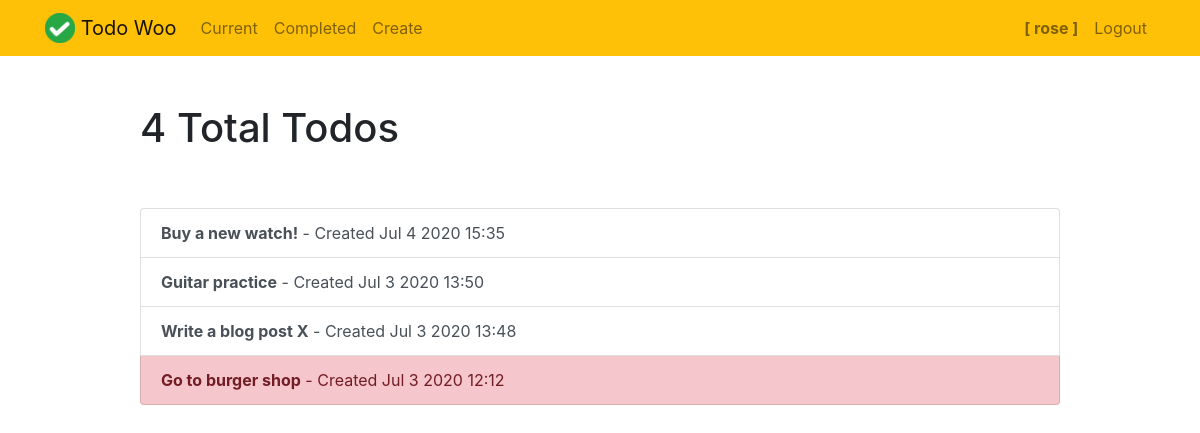
/profile/ (signed in), run on an earlier commit of the app's database.
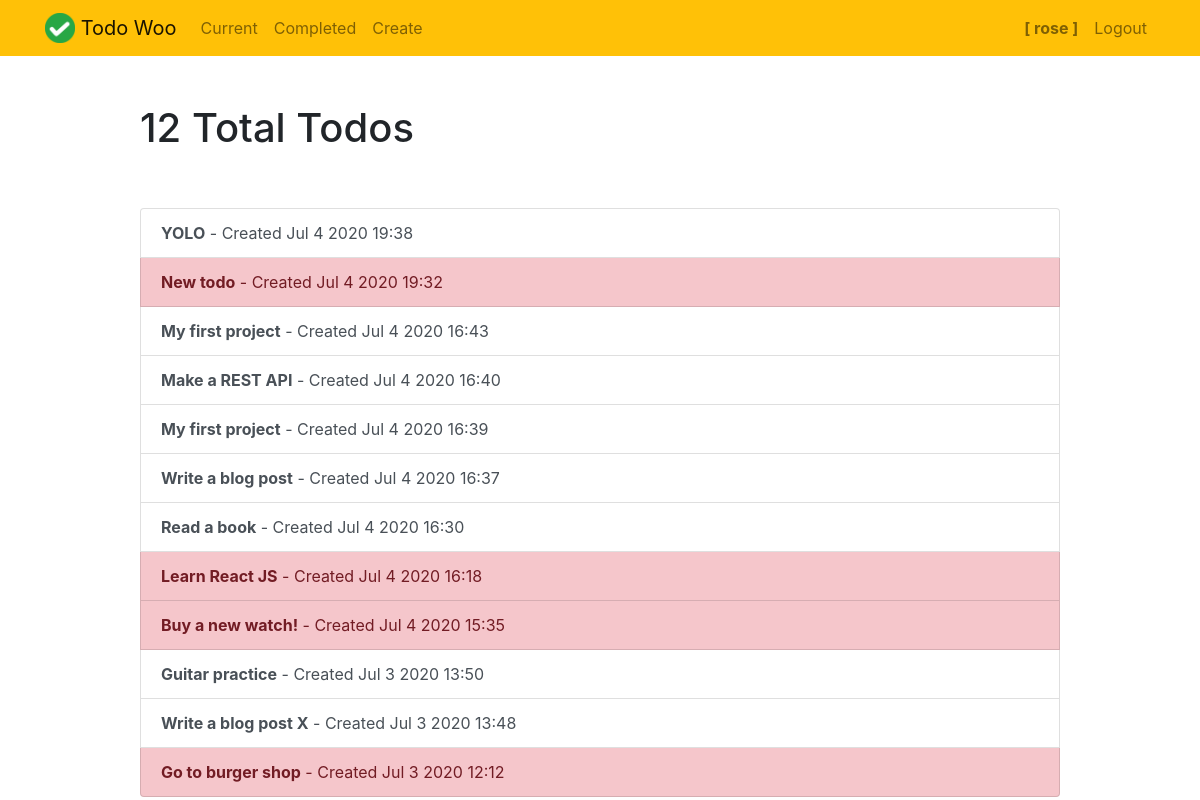
And on a later commit of the database.
### todo/models.py (models this page shows, shortened)
class Todo(models.Model):
    title = models.CharField(max_length=100)
    memo = models.TextField(blank=True)
    created = models.DateTimeField()
    datecompleted = models.DateTimeField(null=True, blank=True)
    important = models.BooleanField(default=False)
    user = models.ForeignKey(User, on_delete=models.CASCADE)

### todo/views.py (the view)
# urls.py: path('profile/', views.userprofile, name='userprofile'),
@login_required
def userprofile(request):
    todos = Todo.objects.filter(user=request.user).order_by('-created')
    return render(request, 'todo/userprofile.html', {'todos':todos})

### todo/templates/todo/userprofile.html
{% extends "todo/base.html" %}
{% block content %}
<div class="row justify-content-center mt-5">
    <div class="col-md-10">
        {% if todos %}
             <h1>{{ todos.count }} Total Todo{{ todos.count|pluralize }}</h1>
        {% endif %}
    </div>
</div>
<div class="row justify-content-center mt-5">
    <div class="col-md-10">
    {% if todos %}
        <div class="list-group">
            {% for todo in todos %}
              {% if todo.datecompleted is None %}
                <a href="{% url 'viewtodo' todo.id %}" class="list-group-item list-group-item-action{% if todo.important %} list-group-item-danger{% endif %}">
                  <b>{{ todo.title }}</b> - Created {{ todo.created|date:'M j Y H:i' }}
                </a>
              {% else %}
                <a href="{% url 'editcompletedtodo' todo.id %}" class="list-group-item list-group-item-action{% if todo.important %} list-group-item-danger{% endif %}">
                  <b>{{ todo.title }}</b> - Created {{ todo.created|date:'M j Y H:i' }}
                </a>
              {% endif %}
            {% endfor %}
        </div>
    {% else %}
        <div class="text-center">
            <h2>Looks like you don't have any todos! Nice work.</h2>
        <br>
        <a role="button" class="btn btn-primary" href="{% url 'createtodo' %}">New Todo</a>
        </div>
    {% endif %}
    </div>
</div>
{% endblock %}

### todo/templates/todo/base.html (shortened to what this page needs)
{% load static %}
<!doctype html>
<html lang="en">
<head>
    <link rel="stylesheet" href="https://stackpath.bootstrapcdn.com/bootstrap/4.4.1/css/bootstrap.min.css">
</head>
<body>
<nav class="navbar navbar-expand-md navbar-light bg-warning">
<div class="container">
    <a class="navbar-brand" href="{% url 'home' %}">
         <img src="{% static 'todo/logo.png' %}" width="30" height="30" class="d-inline-block align-top">
        <span>Todo Woo</span>
    </a>
    <div class="collapse navbar-collapse" id="navbarNav">
    {% if user.is_authenticated %}
        <ul class="navbar-nav mr-auto">
                <li class="nav-item {{ current }}">
                    <a class="nav-link" href="{% url 'currenttodos' %}">Current</a>
                </li>
                <li class="nav-item {{ completed }}">
                    <a class="nav-link" href="{% url 'completedtodos' %}">Completed</a>
                </li>
                <li class="nav-item {{ create }}">
                    <a class="nav-link" href="{% url 'createtodo' %}">Create</a>
                </li>
        </ul>
    {% endif %}
    <ul class="navbar-nav ml-auto">
            {% if user.is_authenticated %}
                <li class="nav-item">
                    <a href="{% url 'userprofile' %}" class="nav-link"><b>[ {{ user.username }} ]</b></a>
                </li>
                <li class="nav-item">
                    <a href="#" onclick="$('#signOutBtn').click()" class="nav-link">Logout</a>
                </li>
            {% endif %}
        </ul>
    </div>
</div>
</nav>
<div class="container">
{% block content %}{% endblock %}
</div>
</body>
</html>

What changed in the data, as far as the page shows it:
added Todo: title "YOLO", created "Jul 4 2020 19:38"
added Todo: title "New todo", created "Jul 4 2020 19:32", important True (drawn)
added Todo: title "My first project", created "Jul 4 2020 16:43"
added Todo: title "Make a REST API", created "Jul 4 2020 16:40"
added Todo: title "My first project", created "Jul 4 2020 16:39"
added Todo: title "Write a blog post", created "Jul 4 2020 16:37"
added Todo: title "Read a book", created "Jul 4 2020 16:30"
added Todo: title "Learn React JS", created "Jul 4 2020 16:18", important True (drawn)
changed Todo "Buy a new watch!": important False → True (drawn); datecompleted empty → "2020-07-04 16:27:00.956835" (drawn)
Also different on the page:
{{ todos.count }}: "4" → "12"
